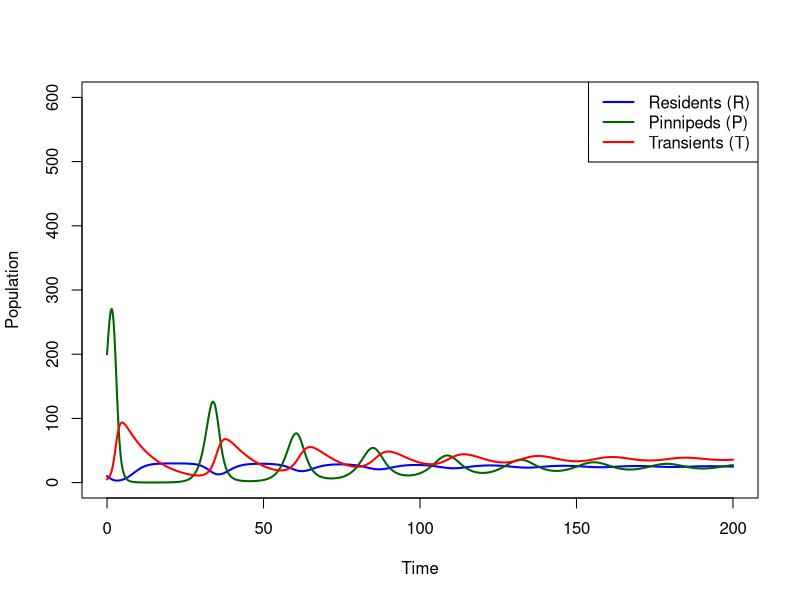
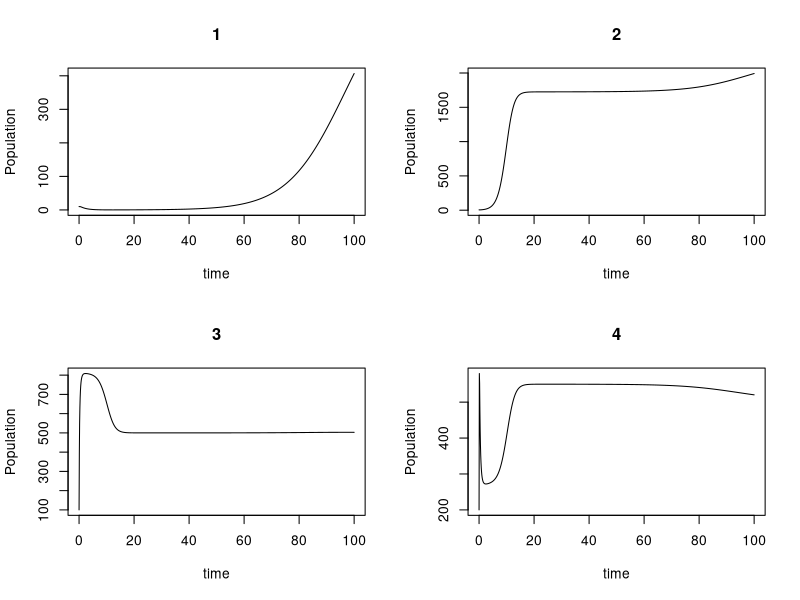

Generate these figures, in order, with R:
## ---- chunk 1
knitr::opts_chunk$set(echo = TRUE,tidy.opts = list(width.cutoff = 60), tidy = TRUE)
## ---- chunk 2
library(deSolve)
## ---- chunk 3
# Parameters
r_R <- 0.5      # resident whale growth rate
K_R <- 30       # resident carrying capacity

r_P <- 0.8      # pinniped growth rate
K_P <- 500      # pinniped carrying capacity

alpha <- 0.2    # effect of pinnipeds on residents
beta  <- 0.6    # effect of residents on pinnipeds

C   <- 0.02     # predation rate
B   <- 0.2      # conversion efficiency
D_T <- 0.1      # transient whale death rate
## ---- chunk 4
R0 <- 10
P0 <- 200
T0 <- 5

state_ini <- c(R = R0,
               P = P0,
               T = T0)
## ---- chunk 5
modelA <- function(time, state, parameters){

  R <- state[1]
  P <- state[2]
  T <- state[3]

  # Resident whales (competition with P)
  dR <- r_R * R * (1 - (R + alpha*P)/K_R)

  # Pinnipeds (competition + predation)
  dP <- r_P * P * (1 - (P + beta*R)/K_P) -
        C * P * T

  # Transient whales (predator)
  dT <- B * C * P * T -
        D_T * T

  return(list(c(dR, dP, dT)))
}
## ---- chunk 6
time_vec <- seq(0, 200, length.out = 2000)

outA <- ode(y = state_ini,
            times = time_vec,
            func = modelA,
            parms = NULL)

outA <- as.data.frame(outA)
## ---- chunk 7
plot(outA$time, outA$R,
     type = "l",
     col = "blue",
     lwd = 2,
     ylim = c(0,600),
     xlab = "Time",
     ylab = "Population")

lines(outA$time, outA$P,
      col = "darkgreen",
      lwd = 2)

lines(outA$time, outA$T,
      col = "red",
      lwd = 2)

legend("topright",
       legend = c("Residents (R)",
                  "Pinnipeds (P)",
                  "Transients (T)"),
       col = c("blue","darkgreen","red"),
       lty = 1,
       lwd = 2)
## ---- chunk 8
# Equilibrium (Model A)
P_star <- D_T / (B * C)

R_star <- K_R - (alpha * D_T) / (B * C)

T_star <- (r_P / (C * K_P)) *
          (K_P - (D_T / (B * C)) -
           beta * K_R +
           (alpha * beta * D_T) / (B * C))

P_star
R_star
T_star
## ---- chunk 9
dR = 0
dP = 0
dT = 0

# Test derivatives at equilibrium
dR_test <- r_R * R_star *
           (1 - (R_star + alpha * P_star) / K_R)

dP_test <- r_P * P_star *
           (1 - (P_star + beta * R_star) / K_P) -
           C * P_star * T_star

dT_test <- B * C * P_star * T_star -
           D_T * T_star

dR_test
dP_test
dT_test

## ---- chunk 10
# Equilibrium without competition
R_not <- (K_R - alpha * K_P) /
         (1 - alpha * beta)

T_not <- (r_P / (C * K_P)) *
         (K_P - (D_T / (B * C)))

R_not
T_not
R_star > R_not
T_star < T_not
## ---- chunk 11
B * C * K_R > alpha * D_T
## ---- chunk 12
B_R=1 # birth rate of resident whales
C_R=0.002 # Consumption/conversion rate of resident whales
D_R=1 # death rate of resident whales

B_T=1 # birth rate of transient whales
C_T=0.002 # Consumption/conversion rate of resident whales
D_T=1 # death rate of transient whales

r_P=30 # growth rate of pinnipeds
K_P=1000 # Carrying capacity of pinnipeds
a=0.7 # attack rate on pinnipeds

r_S=30 # growth rate of salmon
K_S=1000 # Carrying capacity of salmon
b=0.9 # attack rate on salmon
## ---- chunk 13
library(deSolve)
require(deSolve)

# predator-prey model
LV <- function(time,state,para) {
	B_R=para[1];C_r=para[2];D_R=para[3];B_T=para[4];C_T=para[5];D_T=para[6];r_P=para[7];K_P=para[8];a=para[9];r_S=para[10];K_S=para[11];b=para[12]
	# state variables
	R=state[1];T=state[2];P=state[3];S=state[4]
	# equation
	X1=R*(B_R*C_R*S-D_R)
	X2=T*(B_T*C_T*P-D_T)
	X3=r_P*P*(1-P/K_P-a*S/K_P)-C_T*P*T
	X4=r_S*S*(1-S/K_S-b*P/K_S)-C_R*S*R

	return(list(c(X1,X2,X3,X4)))
}

# input parameters
para=c(B_R,C_R,D_R,B_T,C_T,D_T,r_P,K_P,a,r_S,K_S,b)
# initialization
time=seq(from=0,to=100,length=1000)
ini=c(10,5,100,200)
out=ode(ini,time,LV,para)
## ---- chunk 14
plot(out,ylab="Population")
